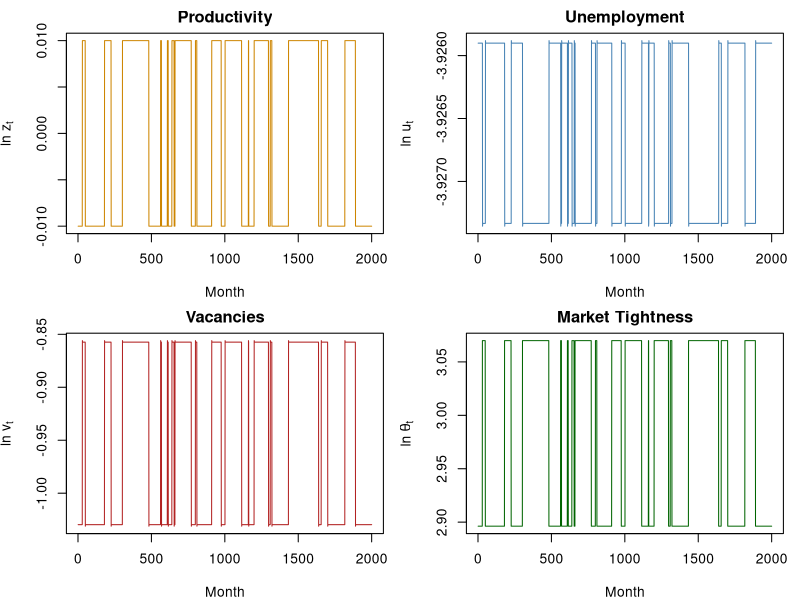

This figure's R source:
library(nleqslv)

# ── Parameters ──
beta  <- 0.96^(1/12)
s     <- 0.02
iota  <- 1.6
cc    <- 0.1073        # vacancy posting cost (avoid masking base c())
pi_z  <- 0.985         # persistence of Markov chain
z_h   <- exp(0.01)
z_l   <- exp(-0.01)
w_bar <- 0.95

# ── Solve for theta(z_h), theta(z_l), J(z_h), J(z_l) ──
equations <- function(x) {
  th_h <- x[1]; th_l <- x[2]; Jh <- x[3]; Jl <- x[4]
  eq1 <- (cc / beta) * (1 + th_h^iota)^(1/iota) - (pi_z * Jh + (1 - pi_z) * Jl)
  eq2 <- (cc / beta) * (1 + th_l^iota)^(1/iota) - (pi_z * Jl + (1 - pi_z) * Jh)
  eq3 <- Jh - ((z_h - w_bar) + beta * (1 - s) * (pi_z * Jh + (1 - pi_z) * Jl))
  eq4 <- Jl - ((z_l - w_bar) + beta * (1 - s) * (pi_z * Jl + (1 - pi_z) * Jh))
  c(eq1, eq2, eq3, eq4)
}

sol <- nleqslv(c(0.5, 0.3, 10, 8), equations)
theta_h <- sol$x[1]; theta_l <- sol$x[2]

cat(sprintf("theta(z_h) = %.6f\n", theta_h))
cat(sprintf("theta(z_l) = %.6f\n", theta_l))

# ── Matching function helpers ──
# f(theta) = theta / (1 + theta^iota)^(1/iota)
f_theta <- function(theta) {
  theta / (1 + theta^iota)^(1/iota)
}

# ── Simulate ──
set.seed(42)
T_sim   <- 2000
T_burn  <- 1000          # burn-in to remove dependence on initial conditions
T_total <- T_burn + T_sim

# Simulate Markov chain for z: states 1 = z_h, 2 = z_l
z_idx    <- integer(T_total)
z_idx[1] <- 1           # start in high state
for (t in 2:T_total) {
  if (runif(1) < pi_z) {
    z_idx[t] <- z_idx[t - 1]           # stay
  } else {
    z_idx[t] <- 3 - z_idx[t - 1]       # switch
  }
}

# Map z index to theta values
theta_vec <- ifelse(z_idx == 1, theta_h, theta_l)
z_vec     <- ifelse(z_idx == 1, z_h, z_l)

# Unemployment dynamics: u_{t+1} = u_t + s(1-u_t) - f(theta_t)*u_t
u_vec    <- numeric(T_total)
u_vec[1] <- 0.05        # steady-state initial value
for (t in 1:(T_total - 1)) {
  u_vec[t + 1] <- u_vec[t] + s * (1 - u_vec[t]) - f_theta(theta_vec[t]) * u_vec[t]
}

# Vacancies: v_t = theta_t * u_t
v_vec <- theta_vec * u_vec

# ── Drop burn-in ──
idx       <- (T_burn + 1):T_total
log_z     <- log(z_vec[idx])
log_u     <- log(u_vec[idx])
log_v     <- log(v_vec[idx])
log_theta <- log(theta_vec[idx])

# ── Standard deviations ──
cat(sprintf("\nStd dev of log(z_t)     = %.6f\n", sd(log_z)))
cat(sprintf("Std dev of log(u_t)     = %.6f\n", sd(log_u)))
cat(sprintf("Std dev of log(v_t)     = %.6f\n", sd(log_v)))
cat(sprintf("Std dev of log(theta_t) = %.6f\n", sd(log_theta)))

# ── Plot: 4 panels (2x2) ──
tt <- 1:T_sim


figname <- "Q3/Figures/plot_q3_part6_sim.pdf"
pdf(figname, width = 9, height = 7)
par(mfrow = c(2, 2), mar = c(4, 4, 2, 1))

plot(tt, log_z, type = "l", col = "orange3",
     xlab = "Month", ylab = expression(ln~z[t]), main = "Productivity")

plot(tt, log_u, type = "l", col = "steelblue",
     xlab = "Month", ylab = expression(ln~u[t]), main = "Unemployment")

plot(tt, log_v, type = "l", col = "firebrick",
     xlab = "Month", ylab = expression(ln~v[t]), main = "Vacancies")

plot(tt, log_theta, type = "l", col = "darkgreen",
     xlab = "Month", ylab = expression(ln~theta[t]), main = "Market Tightness")

dev.off()
cat("\nPlot saved to Q3/Figures/plot_q3_part6_sim.pdf\n")
